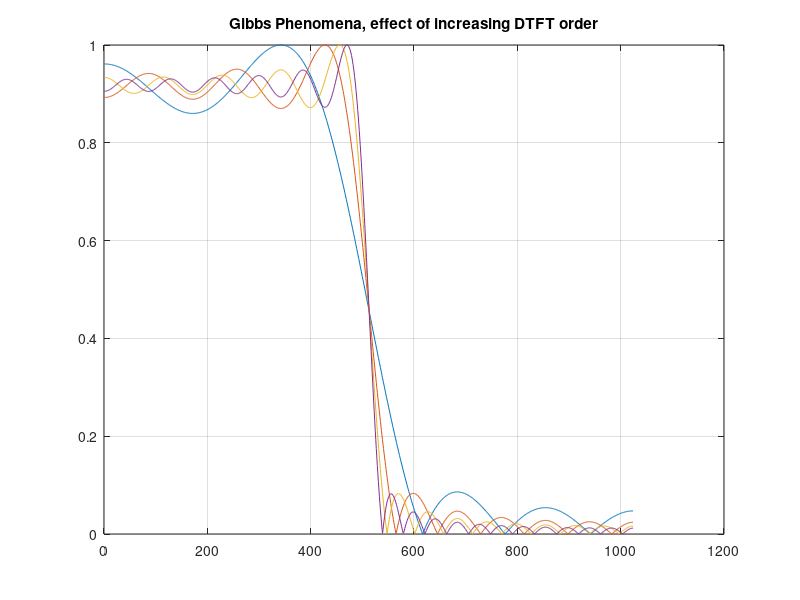

Recreate this plot in MATLAB.
clear all;
close all
clc;
% DSP BSC course
% Demo program by Hamid Sheikhzadeh, Feb. 2018.
% Gibbs Phenomena, effect of increasing DTFT order
Sinc_CutOff=.5; % Normalized freq
N=1024;
for len=[3, 6, 9, 12]
    s=sinc(-len:Sinc_CutOff:len);
    s_len=length(s);
    S=freqz(s,sum(s),N);
    S=S/max(abs(S));
    plot((abs(S)));
    hold on;grid on;
end;
title('Gibbs Phenomena, effect of increasing DTFT order');
